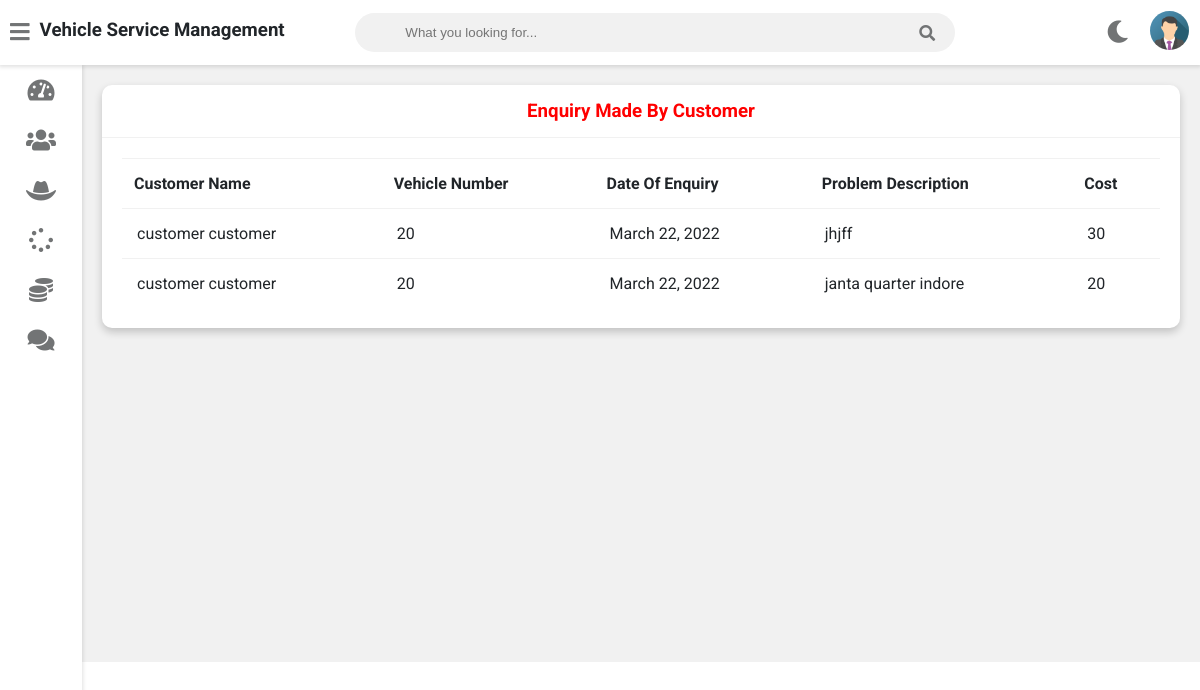
Screenshot of /admin-view-customer-enquiry (signed in) with the database file from the repository.
### foodapp/models.py (models this page shows, shortened)
class Customer(models.Model):
    user=models.OneToOneField(User,on_delete=models.CASCADE)
    profile_pic= models.ImageField(upload_to='profile_pic/CustomerProfilePic/',null=True,blank=True)
    address = models.CharField(max_length=40)
    mobile = models.CharField(max_length=20,null=False)
    @property
    def get_name(self):
        return self.user.first_name+" "+self.user.last_name

class Request(models.Model):
    cat=(('two wheeler with gear','two wheeler with gear'),('two wheeler without gear','two wheeler without gear'),('three wheeler','three wheeler'),('four wheeler','four wheeler'))
    category=models.CharField(max_length=50,choices=cat)
    vehicle_no=models.PositiveIntegerField(null=False)
    vehicle_name = models.CharField(max_length=40,null=False)
    vehicle_model = models.CharField(max_length=40,null=False)
    vehicle_brand = models.CharField(max_length=40,null=False)
    problem_description = models.CharField(max_length=500,null=False)
    date=models.DateField(auto_now=True)
    cost=models.PositiveIntegerField(null=True)
    customer=models.ForeignKey('Customer', on_delete=models.CASCADE,null=True)
    mechanic=models.ForeignKey('Mechanic',on_delete=models.CASCADE,null=True)
    stat=(('Pending','Pending'),('Approved','Approved'),('Repairing','Repairing'),('Repairing Done','Repairing Done'),('Released','Released'))
    status=models.CharField(max_length=50,choices=stat,default='Pending',null=True)

### foodapp/views.py (the view)
# urls.py: path('admin-view-customer-enquiry', views.admin_view_customer_enquiry_view,name='admin-view-customer-enquiry'),
@login_required(login_url='adminlogin')
def admin_view_customer_enquiry_view(request):
    enquiry=models.Request.objects.all().order_by('-id')
    customers=[]
    for enq in enquiry:
        customer=models.Customer.objects.get(id=enq.customer_id)
        customers.append(customer)
    return render(request,'vehicle/admin_view_customer_enquiry.html',{'data':zip(customers,enquiry)})

### templates/vehicle/admin_view_customer_enquiry.html
{% extends 'vehicle/adminbase.html' %}
{% block content %}
	<div class="wrapper">
		<div class="row">
			<div class="col-12 col-m-12 col-sm-12">
				<div class="card">
					<div class="card-header">
						<h3 style="color:red; text-align:center" >Enquiry Made By Customer
						</h3>
					</div>
					<div class="card-content">
						<table>
							<thead>
                <tr>
                  <th>Customer Name</th>
                  <th>Vehicle Number</th>
                  <th>Date Of Enquiry</th>
                  <th>Problem Description</th>
									<th>Cost</th>
                </tr>
							</thead>
							<tbody>
                {% for c,r in data %}
                <tr>
                  <td> {{c.get_name}}</td>
                  <td> {{r.vehicle_no}}</td>
                  <td> {{r.date}}</td>
                  <td>{{r.problem_description}}</td>
									<td>{{r.cost}}</td>
                </tr>
                {% endfor %}
							</tbody>
						</table>
					</div>
				</div>
			</div>
		</div>
<br><br><br><br><br><br><br><br><br><br><br><br><br><br><br><br>
	</div>
{% endblock content %}

### static/style.css (style rules this page uses)
:root { --primary-color: #4834d4; --success-color: #6ab04c; --warning-color: #f0932b; --danger-color: #eb4d4b; --light-color: #212529; --light-second-color: #727475; --light-background: #ffffff; --light-second-background: #f1f1f1; --dark-color: #909090; --dark-second-color: #f5f6fa; --dark-background: #23242D; --dark-second-background: #181818; }
.light { --main-bg-color: var(--light-background); --second-bg-color: var(--light-second-background); --main-color: var(--light-color); --second-color: var(--light-second-color); }
* { box-sizing: border-box; }
body { font-family: 'Roboto', sans-serif; background: var(--main-bg-color); color: var(--main-color); margin: 0; }
.wrapper { padding: 10px; margin-left: 82px; padding-top: 75px; background: var(--second-bg-color); transition: margin-left .5s; }
.row { display: flex; flex-wrap: wrap; flex-direction: row; }
.row:after, .row:before { box-sizing: border-box; }
[class*="col-"] { padding: 10px; }
@media only screen and (min-width: 600px) { .col-sm-12 { width: 100%; } }
@media only screen and (min-width: 768px) { .col-m-12 { width: 100%; } }
@media only screen and (min-width: 992px) { .col-12 { width: 100%; } }
.card { background: var(--main-bg-color); color: var(--main-color); border-radius: 10px; margin-bottom: 10px; box-shadow: 0 4px 8px 0 rgba(0,0,0,0.2); }
.card-header { padding: 15px 30px; border-bottom: 1px solid var(--second-bg-color); position: relative; }
.card-header h3 { margin: 0; }
.card-content { padding: 20px; overflow-x: auto; }
table { border-collapse: collapse; width: 100%; }
table td { border-top: 1px solid var(--second-bg-color); padding: 15px; }
table th { border-top: 1px solid var(--second-bg-color); border-bottom: 1px solid var(--second-bg-color); padding: 15px 12px; text-align: left; }

### rows the page displays
Customer: get_name "customer customer", vehicle_no "20", date "March 22, 2022", problem_description "jhjff", cost "30", problem_description "janta quarter indore", cost "20"
